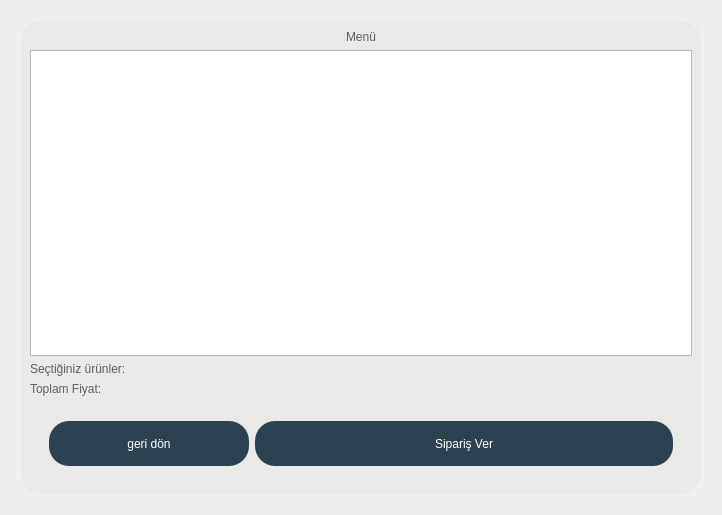
<?xml version="1.0" encoding="UTF-8"?>
<ui version="4.0">
 <class>Form</class>
 <widget class="QWidget" name="Form">
  <property name="geometry">
   <rect>
    <x>0</x>
    <y>0</y>
    <width>722</width>
    <height>515</height>
   </rect>
  </property>
  <property name="windowTitle">
   <string>Form</string>
  </property>
  <layout class="QGridLayout" name="gridLayout">
   <item row="0" column="0">
    <widget class="QFrame" name="frame">
     <property name="layoutDirection">
      <enum>Qt::LeftToRight</enum>
     </property>
     <property name="styleSheet">
      <string notr="true">QFrame#frame{
	margin: 10px;
	border-radius: 20px;
	background-color: rgba(225, 228, 221, 120);
}
QFrame#frame_2{
	margin: 10px;
	border: 0px, solid;
}

QLineEdit{
	min-height: 45px;
	border-radius: 20px;
	background-color: #FFFFFF;
	padding-left: 20px;
	color: rgb(140, 140, 140);
}

QLineEdit:hover{
	border: 2px solid rgb(139, 142, 139);
}

QPushButton{
	min-height: 45px;
	border-radius: 20px;
	background-color: rgb(44, 66, 81);
	color: #FFFFFF;
}

QPushButton:hover{
	border: 2px solid rgb(255, 255, 255);
}

QCheckBox{
	font-size: 10px;
	color: #FFFFFF;
}

QLabel{
	color: rgb(95, 94, 108);
}


</string>
     </property>
     <property name="frameShape">
      <enum>QFrame::NoFrame</enum>
     </property>
     <property name="frameShadow">
      <enum>QFrame::Raised</enum>
     </property>
     <layout class="QVBoxLayout" name="verticalLayout">
      <item>
       <widget class="QLabel" name="label_2">
        <property name="maximumSize">
         <size>
          <width>16777215</width>
          <height>40</height>
         </size>
        </property>
        <property name="text">
         <string>&lt;html&gt;&lt;head/&gt;&lt;body&gt;&lt;p&gt;Menü&lt;/p&gt;&lt;/body&gt;&lt;/html&gt;</string>
        </property>
        <property name="alignment">
         <set>Qt::AlignCenter</set>
        </property>
       </widget>
      </item>
      <item>
       <widget class="QTableWidget" name="table"/>
      </item>
      <item>
       <widget class="QLabel" name="selections_label">
        <property name="text">
         <string>Seçtiğiniz ürünler:</string>
        </property>
       </widget>
      </item>
      <item>
       <widget class="QLabel" name="total_price_label">
        <property name="text">
         <string>Toplam Fiyat:</string>
        </property>
       </widget>
      </item>
      <item>
       <widget class="QFrame" name="frame_2">
        <property name="frameShape">
         <enum>QFrame::StyledPanel</enum>
        </property>
        <property name="frameShadow">
         <enum>QFrame::Raised</enum>
        </property>
        <layout class="QHBoxLayout" name="horizontalLayout">
         <item>
          <widget class="QPushButton" name="back_button">
           <property name="minimumSize">
            <size>
             <width>200</width>
             <height>45</height>
            </size>
           </property>
           <property name="maximumSize">
            <size>
             <width>400</width>
             <height>16777215</height>
            </size>
           </property>
           <property name="text">
            <string>geri dön</string>
           </property>
          </widget>
         </item>
         <item>
          <widget class="QPushButton" name="order_button">
           <property name="sizePolicy">
            <sizepolicy hsizetype="Expanding" vsizetype="Fixed">
             <horstretch>0</horstretch>
             <verstretch>0</verstretch>
            </sizepolicy>
           </property>
           <property name="maximumSize">
            <size>
             <width>1800</width>
             <height>16777215</height>
            </size>
           </property>
           <property name="text">
            <string>Sipariş Ver</string>
           </property>
          </widget>
         </item>
        </layout>
       </widget>
      </item>
     </layout>
    </widget>
   </item>
  </layout>
 </widget>
 <resources/>
 <connections/>
</ui>
